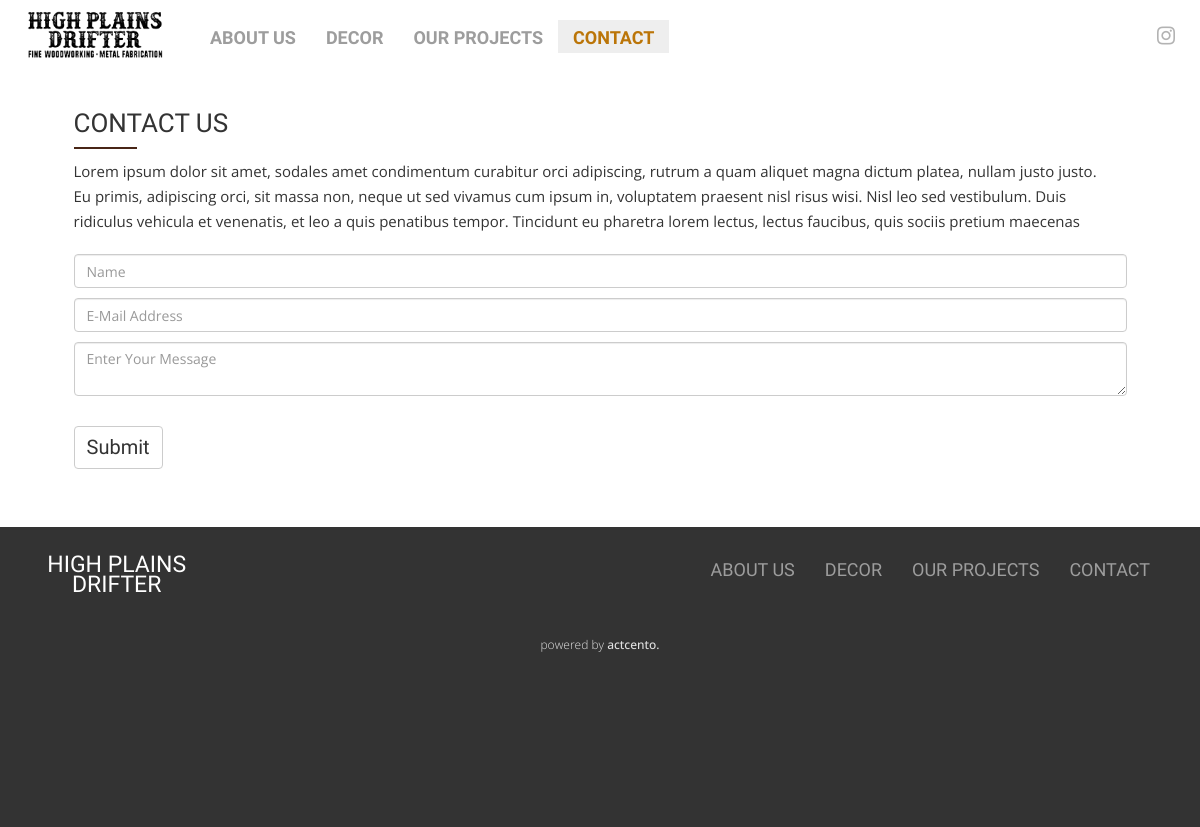
Page /contact/ on the committed database.
### homeapp/models.py (models this page shows)
class MainNav(models.Model):
	nav_item = models.CharField(max_length=50)
	nav_position = models.IntegerField(default=1)
	class Meta:
		ordering = ["nav_position"]
	def __str__(self):
		return self.nav_item

### contactapp/views.py (the view)
# urls.py: url(r'^contact/', contactviews.contact, name="contact"),
def contact(request):
	nav_items = MainNav.objects.all().order_by('nav_position')
	return render(request, 'homeapp/contact.html', {'nav_items': nav_items, 'template_name': 'contact'})

### homeapp/templatetags/jsonify.py (called while the page is built)
@register.filter
def jsonify(list):
    return mark_safe(json.dumps(list))

### homeapp/templates/homeapp/contact.html (shortened to what this page needs)
{% extends 'homeapp/base.html' %}
{% load staticfiles %}
{% load jsonify %}
{% block content %}
<div class="row contact-row-sep margintop-adjusted">
  <div class="col-md-12">
     <h3> CONTACT US</h3>
     <div class="h3-legend"></div>
    <div class="columns large-12">
      <p>
Lorem ipsum dolor sit amet, sodales amet condimentum curabitur orci adipiscing, rutrum a quam aliquet magna dictum platea, nullam justo justo. Eu primis, adipiscing orci, sit massa non, neque ut sed vivamus cum ipsum in, voluptatem praesent nisl risus wisi. Nisl leo sed vestibulum. Duis ridiculus vehicula et venenatis, et leo a quis penatibus tempor. Tincidunt eu pharetra lorem lectus, lectus faucibus, quis sociis pretium maecenas
      </p>
			<form method="POST" id="post-form">
			    <input type="text"  class="form-control" id="nameInput" placeholder="Name">
			    <input type="email"  class="form-control" id="emailInput" placeholder="E-Mail Address">
          <textarea class="form-control" placeholder="Enter Your Message" id="messageInput"></textarea>
          <button type="submit" class="btn btn-default">Submit</button>
			</form>
    </div>
  </div>
</div>
{% endblock %}

### homeapp/templates/homeapp/base.html (shortened to what this page needs)
{% load staticfiles %}
{% load jsonify %}
<!doctype html>
<html>
    <head>
				<link rel="stylesheet" href="https://maxcdn.bootstrapcdn.com/bootstrap/3.3.7/css/bootstrap.min.css">
				<link rel="stylesheet" href="{% static 'css/styles.css' %}"/>
        <link rel="stylesheet" href="{% static 'fonts/css/font-awesome.min.css' %}">
    </head>
  <body>
     {% if template_name == 'home' %}
     <style>
@media (min-width: 320px) and (max-width: 875px){
    ul.social-nav{
      display:none;
    }
  }
@media (min-width: 768px) and (max-width: 875px){
    .hero-nav ul {
    display: none;
    }
    .navbar-toggle{
      display:block;
    }
  }
@media (max-width: 875px) {
  .navbar-header {
      float: none;
  }
  .navbar-left,.navbar-right {
      float: none !important;
  }
  .navbar-collapse {
  }
  .navbar-fixed-top {
      top: 0;
      border-width: 0 0 1px;
  }
  .navbar-collapse.collapse {
      display: none!important;
  }
  .navbar-nav {
      float: none!important;
      margin-top: 7.5px;
  }
  .navbar-nav>li {
  }
  .navbar-nav>li>a {
      padding-top: 10px;
      padding-bottom: 10px;
  }
  .collapse.in{
      display:block !important;
  }
}
     </style>
    <nav class="navbar navbar-inverse navbar-fixed-top home-nav">
      <div class="container-fluid">
        <div class="navbar-header">
          <button type="button" class="navbar-toggle collapsed" data-toggle="collapse" data-target="#navbar" aria-expanded="false" aria-controls="navbar">
            <span class="sr-only">Toggle navigation</span>
            <span class="icon-bar"></span>
            <span class="icon-bar"></span>
            <span class="icon-bar"></span>
          </button>
          <img class="hpd-logo-nav" src="{% static '/img/hp-logo-wt.png' %}"  onclick="scrollUp()"/>
        </div>
       <div id="navbar" class="collapse navbar-collapse">
       	<ul class="switch-nav nav navbar-nav">
       	  {% for nav in nav_items %}
         {% if nav|cut:" " == "aboutus" or nav|cut:" " == "contact"  %}
          <li data-nav='{{nav|cut:" "}}' class="nav-scroll-to"><a href='javascript:void(0)'>{{nav}}</a></li>
          {% else %}
          <li data-nav="{{nav}}"><a href='/{{nav|cut:" "}}'>{{nav}}</a></li>
          {% endif %}
       	  {% endfor %}
      	</ul>
        <ul class="social-nav">
          <li><a href="https://www.instagram.com/highplainsdrifter615/"><i class="fa fa-instagram fa-2x" aria-hidden="true"></i></a></li>
        </ul>
      </div>
      </div>
    </nav>
    <script type="text/javascript">
      $('.navbar-toggle').on('click', function(){
        $('.switch-nav > li > a').toggleClass('active-in')
        $('.social-nav').hide();
      });
    </script>
    {% else %}
    <nav class="navbar navbar-fixed-top internal-nav invert-color">
      <div class="container-fluid">
        <div class="navbar-header">
          <img class="hpd-logo-nav" src="{% static '/img/hp-logo-blk.png' %}" onclick="window.location = '/'"/>
        </div>
      <div id="navbar" class="collapse navbar-collapse">
        <ul class="switch-nav nav navbar-nav internal-nav">
          {% for nav in nav_items %}
          <li data-nav="{{nav}}"><a href='/{{nav|cut:" "}}'>{{nav}}</a></li>
          {% endfor %}
        </ul>
        <ul class="social-nav">
          <li><a href="https://www.instagram.com/highplainsdrifter615/"><i class="fa fa-instagram fa-2x" aria-hidden="true"></i></a></li>
        </ul>
      </div>
      </div>
    </nav>
    {% endif %}
    <div class="container-fluid">
      {% block content %}
      {% endblock %}
    </div>
   {% if template_name == 'home' %}
    <footer>
     <div class="row">
       <div class="col-sm-2">
         <span class="footer-company">HIGH PLAINS </br>DRIFTER</span>
       </div>
       <div class="col-sm-10">
        <ul class="footer-nav nav navbar-nav internal-nav">
          {% for nav in nav_items %}
          {% if nav|cut:" " == "aboutus" or nav|cut:" " == "contact"  %}
          <li data-nav='{{nav|cut:" "}}' class="nav-scroll-to"><a href='javascript:void(0)'>{{nav}}</a></li>
          {% else %}
          <li data-nav="{{nav}}"><a href='/{{nav|cut:" "}}'>{{nav}}</a></li>
          {% endif %}
          {% endfor %}
        </ul>
       </div>
       <div class="col-sm-12">
         <h5>Powered by <span>Actcento.</span></h5>
       </div>
      </div>
    </footer>
    <script type="text/javascript">
  $('.nav-scroll-to').on('click', function(){
    $('.navbar-collapse').collapse('hide');
    var divid = $(this).attr('data-nav')
    $('.active-nav').removeClass('active-nav');
    $('.switch-nav li[data-nav="' + divid +  '"]').addClass('active-nav');
    //$(this).children('a').attr('style', 'color: #9d9d9d;')
    $("html, body").animate({ scrollTop: $('#' + divid).offset().top - 60 }, 400);
  })
    </script>
    {% else %}
    <footer>
     <div class="row">
       <div class="col-sm-2">
         <span class="footer-company">HIGH PLAINS </br>DRIFTER</span>
       </div>
       <div class="col-sm-10">
        <ul class="footer-nav nav navbar-nav internal-nav">
          {% for nav in nav_items %}
          <li data-nav="{{nav}}"><a href="/{{nav|cut:" "}}">{{nav}}</a></li>
          {% endfor %}
        </ul>
       </div>
       <div class="col-sm-12">
         <h5>Powered by <span>Actcento.</span></h5>
       </div>
      </div>
    </footer>
    {% endif %}
  </body>
</html>

### homeapp/static/css/styles.css (style rules this page uses)
html, body { font-family: 'Open Sans', sans-serif; }
.container-fluid { overflow:hidden; }
h1, h2, h2, h3, h4, button, .projectstitle, .navbar-nav>li>a, .footer-company, .bucket-span { font-family: 'Lalezar', cursive; }
h3 { text-transform: uppercase; font-size:26px; }
h5 { font-size: 12px; text-align: center; font-weight: 300; color: #e2e2e2; margin-top: 40px; text-transform: lowercase; }
h5 span { font-weight: 500; }
.margintop-adjusted { margin-top: 30px; }
.h3-legend, .h3-legend-alternate { width: 63px; height: 2px; background: #482516; text-indent: 9999px; }
p { font-size: 15px; padding: 10px 10px 10px 0; line-height: 25px; }
.hero-nav li a, .footer-nav li a { padding: 0 15px; color: #fff; }
.row { padding:15px; }
.contact-row-sep { background: rgba(255,255,255, .92); padding:5%; min-height:300px; }
.switch-nav { opacity:0; margin: 20px; font-weight: 700; pointer-events: none; }
form input, form textarea { margin: 10px 0; width: 100%; padding: 10px; font-size: 20px; }
.invert-color { background: rgba(255,255,255, .95) }
.navbar-nav { text-transform: uppercase; }
.navbar-nav li a { -webkit-transition: all 350ms ease; -moz-transition: all 350ms ease; -ms-transition: all 350ms ease; -o-transition: all 350ms ease; transition: all 350ms ease; }
.navbar-nav>li>a { padding-top: 8px; padding-bottom: 5px; font-size: 18px; }
.active-nav { text-decoration: none; background-color: #eee; }
.active-nav a { color: #bb7508 !important; }
.navbar { -webkit-transition: all 350ms ease; -moz-transition: all 350ms ease; -ms-transition: all 350ms ease; -o-transition: all 350ms ease; transition: all 350ms ease; }
.internal-nav { opacity: 1; pointer-events: initial; }
@media (min-width: 320px) { .hpd-logo-nav { width: 160px; margin-top: 4px; } }
@media (min-width: 768px) { .hpd-logo-nav { margin-top: 8px; } }
footer { background: #333; min-height:300px; width:100%; color: #fff; padding:10px 20px; }
.footer-nav { float:right; }
.footer-nav li { font-size:11px; }
.footer-company { display: block; margin: 3px; font-size: 23px; text-align: center; line-height: 20px; }
ul.social-nav { position: absolute; right: 15px; top: 15px; color: #b3b3b3; }
ul.social-nav li { list-style: none; float: left; padding: 10px; }
ul.social-nav li a { color: #b3b3b3; }
.fa-2x { font-size: 1.5em !important; }
#post-form { margin:0 0 30px 0 }
#post-form button { margin-top: 20px; font-size: 20px; }

### homeapp/templates/homeapp/base.html (style rules this page uses)
.navbar-nav>li>a { color: #9d9d9d; }

### homeapp/templates/homeapp/contact.html (style rules this page uses)
#post-form { margin: 0; }

### rows in the picture
MainNav: nav_item "ABOUT US"
MainNav: nav_item "DECOR"
MainNav: nav_item "OUR PROJECTS"
MainNav: nav_item "CONTACT"
